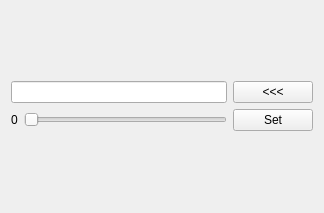
<?xml version="1.0" encoding="UTF-8"?>
<ui version="4.0">
 <class>Form</class>
 <widget class="QWidget" name="Form">
  <property name="geometry">
   <rect>
    <x>0</x>
    <y>0</y>
    <width>324</width>
    <height>213</height>
   </rect>
  </property>
  <property name="windowTitle">
   <string>Form</string>
  </property>
  <property name="styleSheet">
   <string notr="true"/>
  </property>
  <layout class="QGridLayout" name="gridLayout">
   <item row="0" column="0">
    <layout class="QVBoxLayout" name="verticalLayout_4">
     <item>
      <layout class="QHBoxLayout" name="horizontalLayout_2">
       <item>
        <widget class="QLineEdit" name="textField"/>
       </item>
       <item>
        <widget class="QPushButton" name="textButton">
         <property name="text">
          <string>&lt;&lt;&lt;</string>
         </property>
        </widget>
       </item>
      </layout>
     </item>
     <item>
      <layout class="QHBoxLayout" name="horizontalLayout_3">
       <item>
        <widget class="QLabel" name="label">
         <property name="text">
          <string>0</string>
         </property>
        </widget>
       </item>
       <item>
        <widget class="QSlider" name="slider">
         <property name="orientation">
          <enum>Qt::Horizontal</enum>
         </property>
        </widget>
       </item>
       <item>
        <widget class="QPushButton" name="sliderButton">
         <property name="text">
          <string>Set</string>
         </property>
        </widget>
       </item>
      </layout>
     </item>
    </layout>
   </item>
  </layout>
 </widget>
 <resources/>
 <connections>
  <connection>
   <sender>slider</sender>
   <signal>sliderMoved(int)</signal>
   <receiver>label</receiver>
   <slot>setNum(int)</slot>
   <hints>
    <hint type="sourcelabel">
     <x>107</x>
     <y>160</y>
    </hint>
    <hint type="destinationlabel">
     <x>15</x>
     <y>158</y>
    </hint>
   </hints>
  </connection>
 </connections>
</ui>
